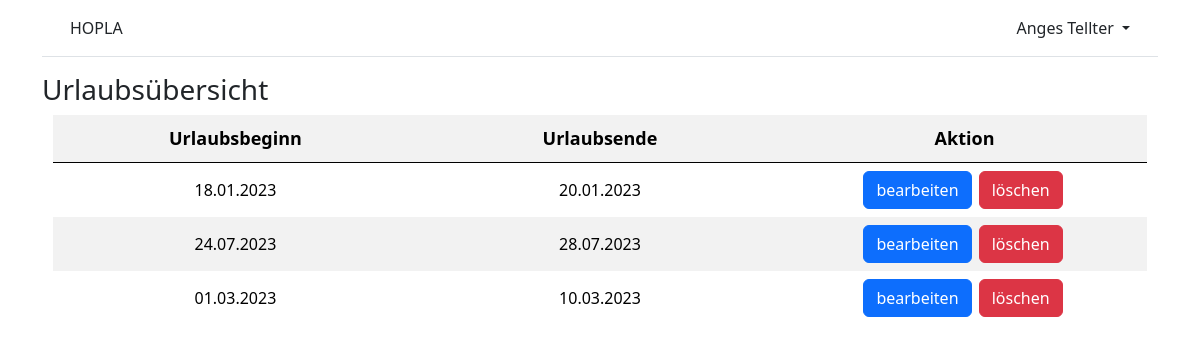
Page /vacations/overview/ (signed in) on the earlier database version.
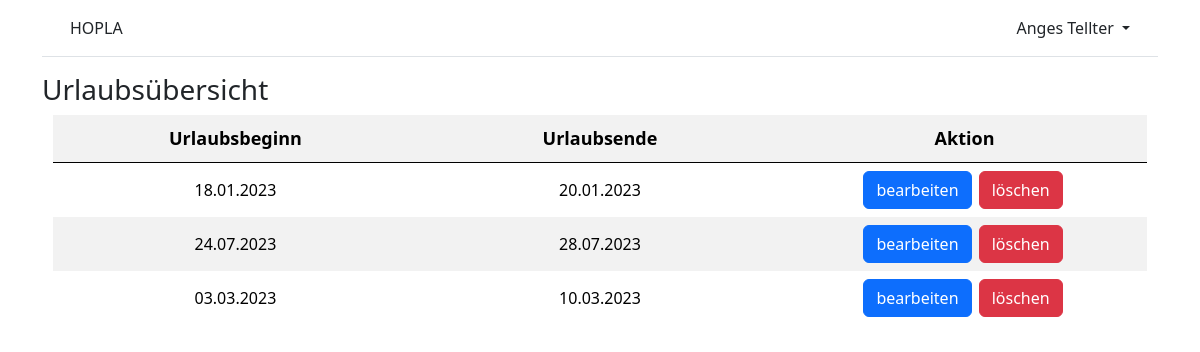
Same page on the later database version.
### vacations/models.py (models this page shows, shortened)
class Vacation(models.Model):
    start_date = models.DateField(default=timezone.now)
    end_date = models.DateField(default=timezone.now)
    user = models.ForeignKey(
        settings.AUTH_USER_MODEL,
        on_delete=models.CASCADE,
    )

### vacations/views.py (the view)
# urls.py: path("overview/", VacationsOverviewView.as_view(), name='vacations_overview'),
class VacationsOverviewView(LoginRequiredMixin, TemplateView):
    template_name = "vacations_overview.html"
    def get_context_data(self, **kwargs):
        context = super().get_context_data(**kwargs)
        context['vacations'] = Vacation.objects.all()
        return context

### templates/vacations_overview.html (shortened to what this page needs)
{% extends "base.html" %}
{% block content %}
{% if user.is_authenticated %}
    <h3>Urlaubsübersicht</h3>
    <table class="infolist table table-striped">
        <tr>
            <th>Urlaubsbeginn</th>
            <th>Urlaubsende</th>
            <th>Aktion</th>
        </tr>
        {% for vacation in vacations %}
            {% if vacation.user.id == user.id %}
            <tr>
                <td>{{ vacation.start_date|date:"d.m.Y" }}</td>
                <td>{{ vacation.end_date|date:"d.m.Y" }}</td>
                <td><a class="btn btn-primary" href="/vacations/edit/{{ vacation.pk }}">bearbeiten</a>
                    <a class="btn btn-danger" href="/vacations/delete/{{ vacation.pk }}">löschen</a></td>
            </tr>
            {% endif %}
        {% endfor %}
    </table>
{% else %}
  <p>Sie sind nicht eingeloggt.</p>
  <a href="{% url 'login' %}">Log In</a> |
  <a href="{% url 'signup' %}">Sign Up</a>
{% endif %}
{% endblock content %}

Differences in the rows shown:
changed Vacation (number 3 of 3 on the later page): start_date "01.03.2023" → "03.03.2023"
